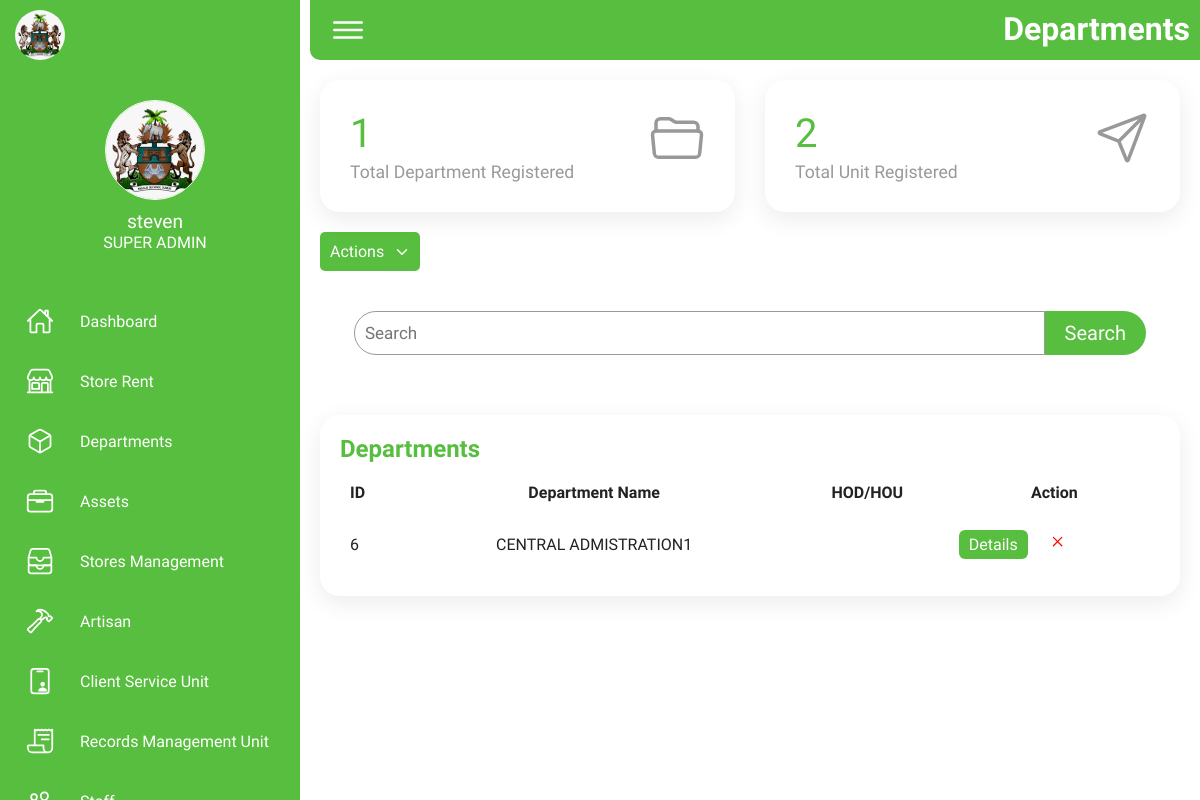
/department (signed in), run on an earlier commit of the app's database.
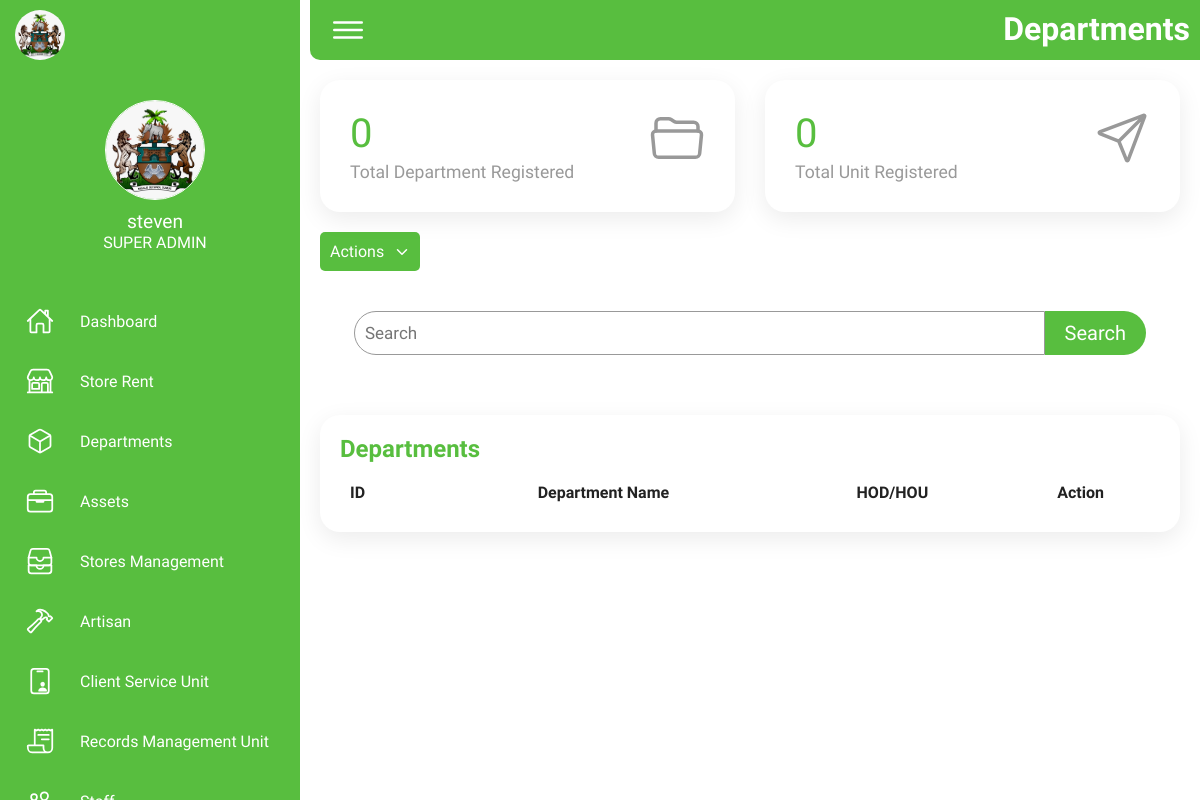
And on a later commit of the database.
### tables this page shows
CREATE TABLE department (
                id INTEGER PRIMARY KEY AUTOINCREMENT,
                department_name text,
                officer text
                );

### app.py (the view)
@app.route('/department')
@login_required(role='SUPER ADMIN')
def department():
    if 'user_id' in session:
        user_id = session['user_id']  # Get the user ID from the session
        user = get_user_by_id(user_id)
        conn, cursor = get_department_db_connection()
        cursor.execute("SELECT * FROM department")
        department_list = cursor.fetchall()
        conn.close()
        conn, cursor = get_department_db_connection()
        cursor.execute("SELECT COUNT(id) FROM department")
        department_count = cursor.fetchone()[0]
        conn.close()
        conn, cursor = get_department_db_connection()
        cursor.execute("SELECT COUNT(id) FROM unit")
        unit_count = cursor.fetchone()[0]
        conn.close()
        if user:
            username = user['username']
            role = user['role']
            image = user['image']
            return render_template('super_admin/department.html', username=username, role=role, departments=department_list, image=image, department_count=department_count, unit_count=unit_count)  # noqa
    return redirect(url_for('index'))

### app.py (called while the page is built)
def get_users_db_connection():
    conn_users = sqlite3.connect('instance/users.db')
    conn_users.row_factory = sqlite3.Row
    return conn_users, conn_users.cursor()

def get_user_by_id(user_id):
    conn_users, cursor = get_users_db_connection()
    cursor.execute('SELECT * FROM users WHERE id = ?', (user_id,))
    user = cursor.fetchone()
    conn_users.close()
    return user

def login_required(role=None):
    def wrapper(fn):
        @wraps(fn)
        def decorated_view(*args, **kwargs):
            if 'user_id' not in session:
                return redirect(url_for('index'))
            user_id = session['user_id']
            user = get_user_by_id(user_id)
            if not user:
                return redirect(url_for('index'))
            user_role = user['role']
            if role and user_role != role:
                return redirect(url_for('index'))
            return fn(*args, **kwargs)
        return decorated_view
    return wrapper

def get_department_db_connection():
    conn = sqlite3.connect('instance/department.db')
    conn.row_factory = sqlite3.Row
    return conn, conn.cursor()

### templates/super_admin/department.html (shortened to what this page needs)
{% extends '/super_admin/base.html' %} {% block heading %} Departments {%
endblock %} {% block content %}
<div class="cardBox2">
  <a class="card" href="#">
    <div>
      <div class="numbers">{{department_count}}</div>
      <div class="cardName">Total Department Registered</div>
    </div>
    <div class="iconBx">
      <ion-icon name="folder-open-outline"></ion-icon>
    </div>
  </a>
  <a class="card" href="#dispatch">
    <div>
      <div class="numbers">{{unit_count}}</div>
      <div class="cardName">Total Unit Registered</div>
    </div>
    <div class="iconBx">
      <ion-icon name="paper-plane-outline"></ion-icon>
    </div>
  </a>
</div>
<div class="action-drop">
  <div class="drop-btn">
    <button id="dropdown">
      Actions <ion-icon name="chevron-down-outline"></ion-icon>
    </button>
  </div>
</div>
<div class="search-container">
  <form class="search" action="{{url_for ('department_search')}}" method="GET">
    <input type="search" name="search" id="search" placeholder="Search" />
    <input type="submit" value="Search" />
  </form>
</div>
<div class="details">
  <div class="recentOrders">
    <div class="cardHeader">
      <h2>Departments</h2>
    </div>
    <table>
      <thead>
        <tr>
          <td>ID</td>
          <td>Department Name</td>
          <td>HOD/HOU</td>
          <td>Action</td>
        </tr>
      </thead>
      <tbody>
        {% for department in departments %}
        <tr>
          <td>{{department.id}}</td>
          <td>{{department.department_name}}</td>
          <td>{{department.hod}}</td>
          <td class="action">
            <a
              href="{{ url_for('more_department', department_name=department.department_name) }}"
              class="btn"
              >Details</a
            >
            <a
              href="{{ url_for('delete_department', department_name=department.department_name) }}"
              class="delete"
              ><ion-icon name="close-outline"></ion-icon
            ></a>
          </td>
        </tr>
        {% endfor %}
      </tbody>
    </table>
  </div>
</div>
{% endblock %}

What changed in the data, as far as the page shows it:
removed department: id "6", department_name "CENTRAL ADMISTRATION1"
Also different on the page:
{{ department_count }}: "1" → "0"
{{ unit_count }}: "2" → "0"
